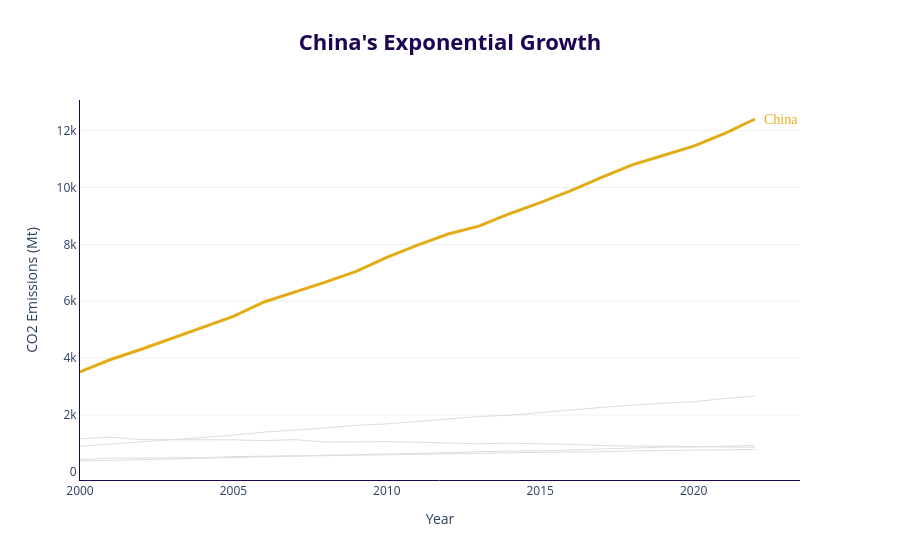

Source (notebook cell):
### Markdown cell above
---
## Task 1 — Multi-Series Line Chart with Highlight

**What to build:** A line chart showing CO2 emissions over time for **all Asian countries** in the dataset, with one country highlighted.

**Requirements:**
- All countries shown (for context), but only **one highlighted in colour** — your choice which
- All other lines in grey (#DDDDDD), thinner
- Highlighted country **labelled directly** at the end of its line (not in a legend)
- Insight title that names the highlighted country and its story

> 💡 `df[df['Region'] == 'Asia']` to filter; use `go.Figure()` with a loop for per-country control

### Code cell
# Task 1 — Multi-series line with highlight
import pandas as pd
import plotly.graph_objects as go

df = pd.read_csv('../data/co2_emissions.csv')
asia_df = df[df['Region'] == 'Asia']

fig = go.Figure()

highlight_country = 'China'
brand_gold = '#E3AC17'
brand_purple = '#1E0554'
grey_lines = '#DDDDDD'

for country in asia_df['Country'].unique():
    country_data = asia_df[asia_df['Country'] == country].sort_values('Year')
    
    is_target = (country == highlight_country)
    
    fig.add_trace(go.Scatter(
        x=country_data['Year'],
        y=country_data['CO2_Mt'],
        mode='lines',
        line=dict(
            color=brand_gold if is_target else grey_lines,
            width=3 if is_target else 1
        ),
        name=country,
        hoverinfo='name+y',
        showlegend=False
    ))

last_point = asia_df[asia_df['Country'] == highlight_country].iloc[-1]
fig.add_annotation(
    x=last_point['Year'],
    y=last_point['CO2_Mt'],
    text=f"  {highlight_country}",
    showarrow=False,
    xanchor='left',
    yanchor='middle',
    font=dict(color=brand_gold, size=14, family="Arial Black")
)

fig.update_layout(
    title=dict(
        text="<b>China's Exponential Growth</b>",
        font=dict(size=22, color=brand_purple),
        xanchor='center',
        x=0.5
    ),
    plot_bgcolor='white',
    xaxis=dict(title="Year", showgrid=False, linecolor=brand_purple),
    yaxis=dict(title="CO2 Emissions (Mt)", gridcolor='#F0F0F0', linecolor=brand_purple),
    margin=dict(r=100)
)

fig.show()

### Figure 1 — Plotly figure (JSON) as saved in the notebook; plotly's stock layout.template omitted (floating-point values rounded to 4 significant figures)
{"data": [{"hoverinfo": "name+y", "line": {"color": "#E3AC17", "width": 3}, "mode": "lines", "name": "China", "showlegend": false, "type": "scatter", "x": [2000, 2001, 2002, 2003, 2004, 2005, 2006, 2007, 2008, 2009, 2010, 2011, 2012, 2013, 2014, 2015, 2016, 2017, 2018, 2019, 2020, 2021, 2022], "y": [3514.0, 3952.0, 4312, 4692.0, 5079.0, 5468.0, 5974, 6323.0, 6673, 7053.0, 7543.0, 7972.0, 8365.0, 8641.0, 9078.0, 9466.0, 9887, 10360.0, 10790.0, 11130.0, 11450.0, 11900.0, 12410.0]}, {"hoverinfo": "name+y", "line": {"color": "#DDDDDD", "width": 1}, "mode": "lines", "name": "India", "showlegend": false, "type": "scatter", "x": [2000, 2001, 2002, 2003, 2004, 2005, 2006, 2007, 2008, 2009, 2010, 2011, 2012, 2013, 2014, 2015, 2016, 2017, 2018, 2019, 2020, 2021, 2022], "y": [901.6, 974.6, 1056, 1146.0, 1205.0, 1291, 1396.0, 1466.0, 1542.0, 1637.0, 1687.0, 1774.0, 1865.0, 1945.0, 1994.0, 2092.0, 2177.0, 2267.0, 2345.0, 2419.0, 2466.0, 2580.0, 2661.0]}, {"hoverinfo": "name+y", "line": {"color": "#DDDDDD", "width": 1}, "mode": "lines", "name": "Japan", "showlegend": false, "type": "scatter", "x": [2000, 2001, 2002, 2003, 2004, 2005, 2006, 2007, 2008, 2009, 2010, 2011, 2012, 2013, 2014, 2015, 2016, 2017, 2018, 2019, 2020, 2021, 2022], "y": [1166.0, 1220.0, 1136.0, 1131.0, 1151.0, 1127.0, 1101.0, 1133.0, 1050.0, 1061.0, 1064.0, 1042.0, 1005.0, 990.9, 1010.0, 996.6, 967.4, 925.1, 916.6, 914.5, 902.8, 898.1, 865.1]}, {"hoverinfo": "name+y", "line": {"color": "#DDDDDD", "width": 1}, "mode": "lines", "name": "South Korea", "showlegend": false, "type": "scatter", "x": [2000, 2001, 2002, 2003, 2004, 2005, 2006, 2007, 2008, 2009, 2010, 2011, 2012, 2013, 2014, 2015, 2016, 2017, 2018, 2019, 2020, 2021, 2022], "y": [438.1, 481.5, 490.6, 490.8, 494.6, 537.2, 539, 566.1, 570, 585.4, 595.9, 620.6, 631.1, 649.6, 646.2, 686.5, 704, 706, 738.5, 750.8, 755.8, 777.3, 789.5]}, {"hoverinfo": "name+y", "line": {"color": "#DDDDDD", "width": 1}, "mode": "lines", "name": "Indonesia", "showlegend": false, "type": "scatter", "x": [2000, 2001, 2002, 2003, 2004, 2005, 2006, 2007, 2008, 2009, 2010, 2011, 2012, 2013, 2014, 2015, 2016, 2017, 2018, 2019, 2020, 2021, 2022], "y": [382.8, 400.4, 430.7, 453.8, 482.6, 501.9, 533, 551.8, 586.6, 602.5, 614.5, 647.3, 680.1, 717.7, 736.3, 738.2, 768.8, 813.7, 834.8, 872.3, 876.5, 898.5, 930.5]}], "layout": {"annotations": [{"font": {"color": "#E3AC17", "family": "Arial Black", "size": 14}, "showarrow": false, "text": "  China", "x": 2022, "xanchor": "left", "y": 12410.0, "yanchor": "middle"}], "margin": {"r": 100}, "plot_bgcolor": "white", "title": {"font": {"color": "#1E0554", "size": 22}, "text": "<b>China's Exponential Growth</b>", "x": 0.5, "xanchor": "center"}, "xaxis": {"linecolor": "#1E0554", "showgrid": false, "title": {"text": "Year"}}, "yaxis": {"gridcolor": "#F0F0F0", "linecolor": "#1E0554", "title": {"text": "CO2 Emissions (Mt)"}}}}
